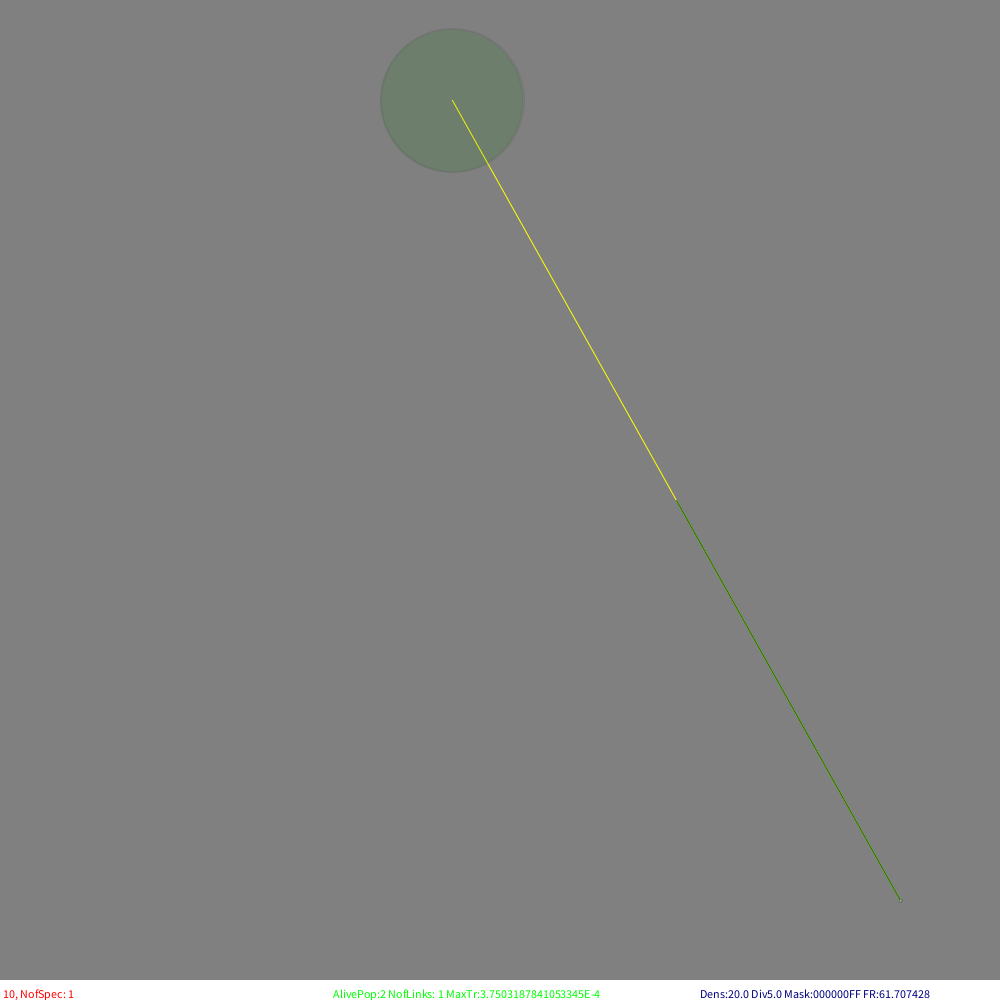
Frame 1 (no input)
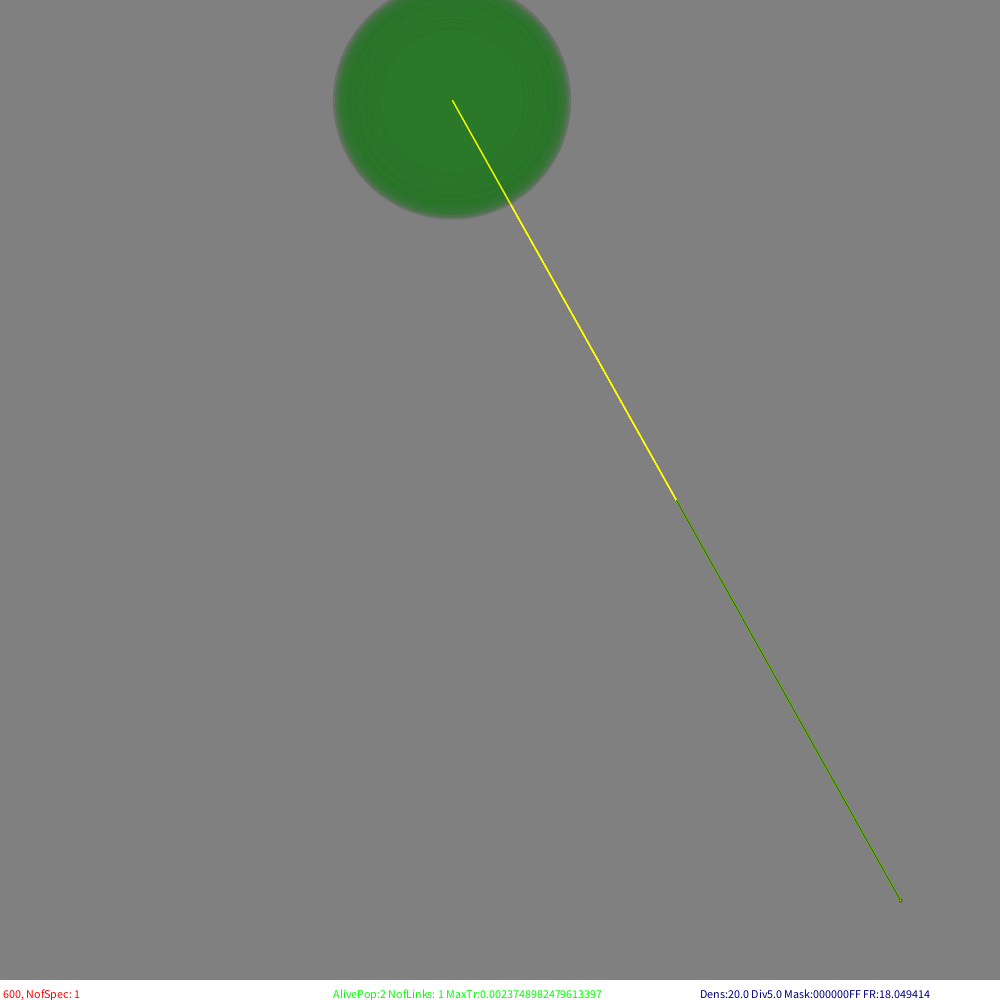
Frame 60 (the mouse pressed at the canvas centre just before this capture)
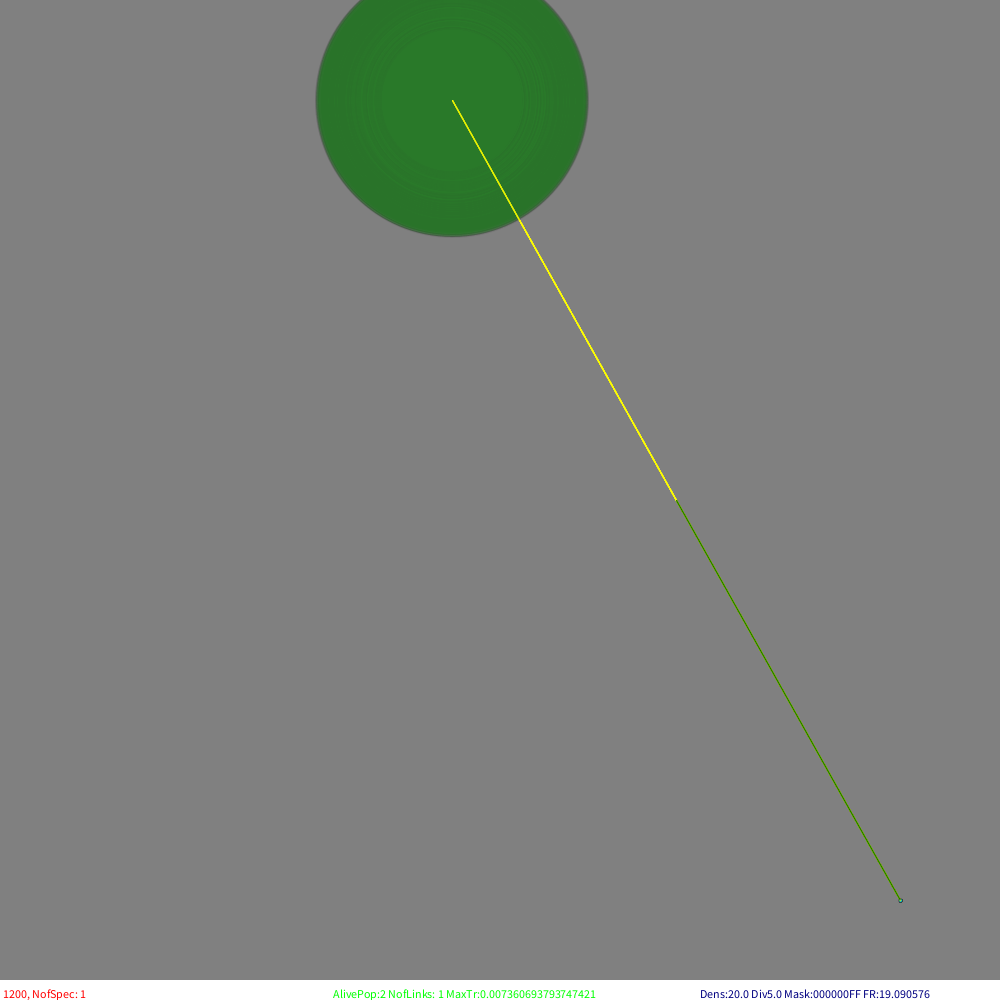
Frame 120 (the mouse held since frame 60 and released just before this capture)

The Processing sketch that drew these frames (run headless with seeded random() and noise(); from frame 60 on, the mouse is pressed at the canvas centre):

// Processing sketch: Populations5
// ── Populations5.pde
// BMLVN - Binary Masks Lotka-Voltera Network
//-////////////////////////////////////////////////////////////////////////////////////////////////
// v5 - umożliwienie trybu populacji zależnych od rozmiaru środowiska
//    - wprowadzenie inspekcji populacji
//    - możliwość zatrzymywania symulacji bez zatrzymywania wizualizacji
//    - wizualizacja wybranego węzła i jego połączeń wchodzących
// v4 - poprawione kolorowanie i rozmiarowanie blobów
//    - wprowadzone wyłączanie czerwonej składowej (synonimiczne ekologicznie)
//    - POCZĄTEK wprowadzania zalezności od pojemności środowiska
import java.util.Map;
final int MASK=0xff;//0xfff//0xff;//0x3f//0xf;  //Maska znaczących bitów kazdej charakterystyki
final int MASKBITS=8;//12//8;//6//4; //Ile bitów kazdej charakterystyki jest znaczących
final boolean allowSizeSyn=false;//Czy dopuszczamy mutowanie bitów "rozmiaru" czyli synonimiczne ekologicznie gatunki (czerwona składowa)

final int FIDBITS=0x70;//*MAX_INT & MASK*/ Jakie bity ma ustawione niesmiertelne źródło pokarmu ("komin hydrotermalny")
final float MUTATIONRATE=0.0001;//Jak czesto na krok powstaje mutant w populacji - 
final float LINKMINWEIGHT=0.05;//Jakie najsłabsze linki uznajemy za istniejące przy łączeniu populacji
final float MINSTART=2; //Startowy zasób "biomasy" populacji mutanta
final float FEEDPORTION=5000; //Ile biomasy zródła maksyymalnie przypływa na jednostkę czasu (jest randomizowane) 
final float TIMEQUANT=0.01; //Ile czasu modelu upływa w każdym kroku
final float TIMEDUMP=0.999; //Ile zasobów zostaje na skutek zużycia czasowego w każdym kroku
final double  VIRTENVSIZE=25000;//1024*1024?; //Ile "biomasy" jednego gatunku(?) miesci się maksymalnie w środowisku
final boolean CLEAN=true;    //Czy czyścić sieć z martwych populacji?

//Parametry wizualizacji
final int STEPperFRAME=10; //Ile kroków symulacji pomiędzy wizualizacjami
final int FRAMES=20;
final int startX=100;
final int startY=100;
final float size=800;
float BACKGROUNDDENSITY=10; //Im większa wartośc tym szybciej znika stara zawartośc rysunku 
float      VDENSITY=20;//Maksymalna intensywność pojedynczej krawędzi
float     DENSITYDIV=5;//Ponizej jakiej całkiem intensywności rezygnujemy z wświetlania < VDENSITY/DENSITYDIV
float   bubleRad=2;//Współczynnik proporcjonalności promienia bloba do pierwiastka z biomasy populacji
int     console=0;
boolean simulationRun=true;
boolean mutantConnVis=false;
boolean VISTRANSFERS=true;

class aSpecies //Informacja o gatunku
{
  int suscepBits;//susceptibility bits (maska "obrony")
  int activeBits;//activity bits (maska "ataku")
  int maxsize;
  float sizelog;//logarytm z maxsize przydatny do wizualizacji
  String _key=null;
  
  aSpecies(int tB,int sB,int ms)
   { suscepBits=tB;activeBits=sB;maxsize=ms;sizelog=log(1+ms);}
  aSpecies(aSpecies p)
   { suscepBits=p.suscepBits;activeBits=p.activeBits;maxsize=p.maxsize;sizelog=p.sizelog;}
  aSpecies()
   {suscepBits=0;activeBits=0;maxsize=0;sizelog=0;}
  String Key()
   {
     if(_key==null) 
     {
     int form=(MASKBITS+3)/4;
     _key=hex(suscepBits,form)+":"+hex(activeBits,form);
     if(allowSizeSyn)
         _key+=":"+hex(maxsize,form);
     }
     return _key;
   }
}

HashMap<String,aSpecies> speciesDictionary=new HashMap<String,aSpecies>();

class aPopulation //Informacja o populacji jakiegoś gatunku
{
  double biomas;
  double currincome;//wpływy troficzne w aktualnym kroku
  double currloss;//straty troficzne w aktualnym kroku
  
  aSpecies species; 
  aPopulation(aSpecies sp,float bim)
  { species=sp; biomas=bim;}
  aPopulation()
  { biomas=0; }
}

class aPopLink
{
  aPopulation source;//Kto jest eksploatowany
  aPopulation target;//Kto jest ekspluatującym
  double      weight;//Siła związku eksploatacji
  double   lasttransfer;//Do celów statystycznych
  aPopLink(aPopulation so,aPopulation ta,double w)
  {
    source=so;target=ta;weight=w;lasttransfer=0;
  }
}

class anArea //Obszar z wieloma populacjami
{
  ArrayList<aPopulation> populations;
  ArrayList<aPopLink>    trophNet;
  int alivePopulations=0;
  anArea()
  {
    populations=new ArrayList<aPopulation>(0);
    trophNet=new ArrayList<aPopLink>(0);
  }
  int findPopulOf(aSpecies what)//Znajduje populację danego gatunku
  {
    for(int i=0;i<populations.size();i++)
     if(populations.get(i).species==what)//To samo
      return i;
   
    return -1;//Nie ma
  }
  void addPopulation(aPopulation what,boolean test)
  {
    if(test
    && findPopulOf(what.species)>=0) //już jest
    return;//NIC NIE ROBIĆ!
    
    populations.add(what);//Dodajemy nową.
    makeConnections(this,what);//Funkcja tworząca połączenia troficzne dla nowej populacji 
  }
  boolean delPopulation(aPopulation what)
  {
    if(console>0) println("Removing ",what.species.Key());
    removeConnections(this,what);
    return populations.remove(what);//SUKCES or FAIL TODO CHECK
  }
  boolean delPopulation(int iwhat)
  {
    aPopulation what=populations.get(iwhat);
    if(what!=null)
    {
      if(console>0) println("Removing ",what.species.Key());
      removeConnections(this,what);
      populations.remove(iwhat);
      return true;//SUKCES
    }
    return false;//FAIL
  }
  //"Friends"
  //void makeConnections(anArea self,aPopulation what);
  //void removeConnections(anArea self,aPopulation what);
  //void createnewspecies(anArea self);//Powstawanie populacji przez mutację któregoś z bitów
  //void timeStep(anArea self) //Upływ czasy dla obszaru z populacjami
}

anArea island=new anArea(); //Pojemnik na zbiór populacji - na razie pojedynczy

void setup()
{
  //noSmooth();
  size(1000,1000);
  background(128); //Clear the window
  noStroke();
  noFill();
  frameRate(FRAMES); //frames per second
  
  //Simple feeding source. 
  /////////////////////////////////////////////////////////////
  //Zero oznacza że nie jest pełnoprawną częścią sieci
  aSpecies FID=new aSpecies( FIDBITS, 0 ,1);
  aPopulation FP=new aPopulation(FID,FEEDPORTION);
  println("Feed is ",FID.Key()," ofs:",FID.sizelog);
  island.addPopulation(FP,false);
  
  
  //Przodek czyli LUA. Nie może mieć żadnego zera
  //////////////////////////////////////////////////////
  aSpecies LUA=//new aSpecies( int(1+random(MAX_INT & MASK)) & MASK,int(1+random(MAX_INT & MASK)) & MASK,1);//random LUA
                new aSpecies( MASK, MASK ,1);//Full autotrophic LUA
  String luaKey=LUA.Key();
  println("LUA is ",luaKey," ofs:",LUA.sizelog);
  speciesDictionary.put(luaKey,LUA);
  island.addPopulation(new aPopulation(LUA,MINSTART),false);
  island.alivePopulations=2;
}

void keyPressed() 
{
  switch(key)
  {
  case 's': simulationRun=false; break;
  case 'r': simulationRun=true; break;
  case 'm': mutantConnVis=!mutantConnVis; break;
  case 'M': mutantConnVis=false; break;
  case ' ': VISTRANSFERS=!VISTRANSFERS; break;
  case ',': VDENSITY/=2;if(VDENSITY<10) VDENSITY=10;break;
  case '.': VDENSITY+=10;if(VDENSITY>255) VDENSITY=255;break;
  case '>': DENSITYDIV++;break;
  case '<': DENSITYDIV--;if(DENSITYDIV<2) DENSITYDIV=2;break;
  default:println("Command '"+key+"' unknown");break;
  }
}

void draw()
{
  if(island.alivePopulations<2) return;//Model się skończył przedwczesnie
  println(" Step: ",StepCounter, ": ");
  
  noStroke(); 
  fill(128,BACKGROUNDDENSITY);//TŁO mocno półprzejrzyste
  rect(0,0,width,height-20);
  if(StepCounter==0)
  {
      drawArea(island);
      println("first draw");
  }
  
  if(simulationRun)
    runSteps(STEPperFRAME);
  if(VISTRANSFERS) 
      drawTransfers(island);
  drawArea(island);
  
  noStroke();
  fill(255);
  rect(0,height-20,width,20);//STATUS LINE
  if(simulationRun)
      fill(255,0,0);
  else
      fill(0);
  text(StepCounter+", NofSpec: "+speciesDictionary.size(),3,height-2);
  fill(0,255,0);
  text("AlivePop:"+island.alivePopulations+" NofLinks: "+island.trophNet.size()+" MaxTr:"+maxTransfer,width/3,height-2);
  fill(0,0,128);
  text((VISTRANSFERS?"Dens:"+VDENSITY+" Div"+DENSITYDIV:" ")+" Mask:"+hex(MASK)+" FR:"+frameRate,700,height-2); 
  println();
}

double sqr(double a)
{
  return a*a;
}

int searchedX=-1;
int searchedY=-1;
aPopulation theSelected=null;
double minDist2=MAX_INT;
boolean Clicked=false;

void mouseClicked()
{
  Clicked=true;
  searchedX=mouseX;
  searchedY=mouseY;
}

void drawArea(anArea is)
{
  if(Clicked)//Żądanie zmiany wybranego
  {
     minDist2=MAX_INT;
     println("  Looking for ",searchedX,searchedY);
     Clicked=false;
  }
  noStroke();
  for(aPopulation popul: is.populations)
  {
    double b=popul.biomas;

    if(b>0.0)
    {
      float fSusc=popul.species.suscepBits;
      float fActi=popul.species.activeBits;
      float ofs=popul.species.sizelog;
      
      float x=(float)(startX+size*fSusc/MASK+ofs);
      float y=(float)(startY+size*fActi/MASK+ofs); 
      float SINT=255.0*((float)popul.species.maxsize/MASK);
      float XINT=255.0*(fSusc/MASK);
      float YINT=255.0*(fActi/MASK);
      
       //float R=(float)(1+Math.log(1.0+b)*bubleRad);
      float R=(float)(Math.sqrt(b)*bubleRad);
      if(R<1){ R=1; print(',');}//Musi być choc slad
      
      stroke(SINT,0,0,VDENSITY);//Trzeci chromosom - marker
      fill(SINT,XINT,YINT,VDENSITY);//"ciało"
      ellipse(x,y,R,R);
      if(popul.currincome>popul.currloss)
        stroke(255,255,0);
      else
        stroke(255,0,0);
      point(x,y);//"serce" 
      
      
      if(searchedX>0 && searchedY>0)
      {
        double dist2=Math.sqrt(sqr(x-searchedX)+sqr(y-searchedY));//Szukanie print(dist2,", ");
        if(dist2 < minDist2)
        {
          minDist2=dist2;        //print(" ? ");
          theSelected=popul;
        }
      }
      else //Jak już znalezione poprzednio
      if(popul==theSelected)
      {
        noFill(); stroke(255);
        ellipse(x,y,R+1,R+1);
        fill(128); noStroke();
        rect(0,0,400,25);
        fill(255);
        text(popul.species.Key()+" Bio: "+popul.biomas+"  "+binary(popul.species.suscepBits,MASKBITS)+":"+binary(popul.species.activeBits,MASKBITS),1,20);
      }
    }
    else
    {
      float ofs=popul.species.sizelog;
      float x=startX+size*((float)popul.species.suscepBits/MASK)+ofs;
      float y=startY+size*((float)popul.species.activeBits/MASK)+ofs;
      stroke(0,0,0);
      point(x,y); //print(".");
      noStroke();
    }
  }
  
  //NIE SZUKA DO NASTĘPNEGO KLIKNIECIA
  searchedX=-1;
  searchedY=-1;
}

void drawTransfers(anArea is)
{
  for(aPopLink lnk:is.trophNet)//Wizualizacja intereackji
  if(lnk.source.biomas>0
  && lnk.target.biomas>0 )//link jest istotny
  {
      float intensity=(float)(VDENSITY*(lnk.lasttransfer/maxTransfer));  
      if(lnk.target==theSelected
      || intensity>VDENSITY/DENSITYDIV )
      //&& intensity/DENSITYDIV>0)//Jak za dużo jest 
      {
        float of1=lnk.source.species.sizelog;
        float x1=startX+(float)(size*float(lnk.source.species.suscepBits)/MASK+of1);
        float y1=startY+(float)(size*float(lnk.source.species.activeBits)/MASK+of1);
        float of2=lnk.target.species.sizelog;
        float x2=startX+(float)(size*float(lnk.target.species.suscepBits)/MASK+of2);
        float y2=startY+(float)(size*float(lnk.target.species.activeBits)/MASK+of2);
        if(lnk.target==theSelected)//Trzeba (?) niestety powtórzyć sprawdzanie warunku
        {
          int inten=(int)(255*(lnk.lasttransfer/maxTransfer));
          stroke(inten,inten,inten);
          line(x1,y1,x2,y2);
          println("   ",lnk.lasttransfer,lnk.target.species.Key(),"<-",lnk.source.species.Key() );
        }
        if(lnk.lasttransfer>=maxTransfer)
        {
          intensity=255;
          stroke(intensity,intensity,0);
          println(" M ",lnk.lasttransfer,lnk.target.species.Key(),"<-",lnk.source.species.Key() );
        }
        else
        {
          //intensity/=DENSITYDIV;//Czy to konieczne?
          stroke(0,200,0,intensity);
        }
        line(x1,y1,x2,y2);
        stroke(0,100,0,intensity);
        line(x2,y2,(x1+x2)/2,(y1+y2)/2);
      }
  }
}

int StepCounter=0;
void runSteps(int NofS)
{
  for(int sc=0;sc<NofS;sc++)//odlicza kroki symulacji
  {
    StepCounter++;
    if(MUTATIONRATE>0) createnewspecies(island);
    timeStep(island); //Karmienie zewnętrznym zasobem o parametrach ustalonych (ważne parametry modelu) 
  }
}

int swithbit(int sou,int pos)//flip-flopuje bit na pozycji
{
  if(pos>=MASKBITS)
  {
    println(" Mutation autside BITMASK");
    return sou;
  }
  //Jest poprawny
  int bit=0x1<<pos;
  if(console>3) print(":"+bit+" ");
  return sou^bit;//xor should do the job?
}

void createnewspecies(anArea self)
{ //println("Who of us is able to mutate?");
  for(int i=1;i<self.populations.size();i++)//Musi być taka pętla bo mutacje modyfikują tablice populacji
  {
    aPopulation popul=self.populations.get(i);//Kolejna
    
    if(popul.biomas<=MINSTART //Zbyt małe populacje nie mutują
    || popul.species.suscepBits==0 
    || popul.species.activeBits==0)
    continue; //jeśli gdzieś jest 0 to nie jest prawdziwa populacja - nie może mutować
    //print("Mutation of...");
    
    if(VIRTENVSIZE>1)
    {
      if(random(1.0) > MUTATIONRATE * popul.biomas/popul.species.maxsize)//Liczba osobników w populacji zwiększa szanse mutacji
      {
        //println("Skipedd");
           continue;
      }
    }
    else //w przeciwnym wypadku ignorujemy wielkośc populacji
    {
      if(random(1.0)>MUTATIONRATE)
      {
        //println("Skipedd");
           continue;
      }
    }
    
    
    aSpecies newSpec=new aSpecies(popul.species);
    //JAK OKREŚLAMY GDZIE JEST MUTACJA?
    int bitpos=(allowSizeSyn?int(random(3*MASKBITS)):int(random(2*MASKBITS)));
    if(bitpos<MASKBITS) // int suscepBits;
    {
      newSpec.suscepBits=swithbit(newSpec.suscepBits,bitpos);
      if(newSpec.suscepBits==0) return; //KONSTRUKT ZABRONIONY
    }
    else
    if(bitpos<MASKBITS*2)// int activeBits;
    {
      newSpec.activeBits=swithbit(newSpec.activeBits,bitpos-MASKBITS);
      if(newSpec.activeBits==0) return; //KONSTRUKT ZABRONIONY
    }
    else
    if(bitpos<MASKBITS*3)// int maxsize;
    {
      newSpec.maxsize=swithbit(newSpec.maxsize,bitpos-MASKBITS*2);
      if(newSpec.maxsize==0) return; //KONSTRUKT ZABRONIONY
      newSpec.sizelog=log(1+newSpec.maxsize);
    }
    else
    {
      println(" WRONG MUTATION!");
      return;
    }
    
    //WSTAWIANIE NOWEJ POPULACJI
    String newKey=newSpec.Key();
    aSpecies test=speciesDictionary.get(newKey);//Czy już jest ten "gatunek"?
    if(test==null)
    {
      //popul.currloss+=MINSTART;//Czy to będzie efektywne? TODO NIE!!!
      popul.biomas-=MINSTART;
      speciesDictionary.put(newKey,newSpec);
      if(console>1) println("+"+newKey+" "+newSpec.sizelog+' ');
      else 
      if(console>=0) print("+");
      self.addPopulation(new aPopulation(newSpec,MINSTART),false);//już sprawdziliśmy że jest to nowy gatunek
    }
    else
    {
      int where=self.findPopulOf(test);
      if(where>=0) //JEST
      {
        aPopulation tmp=self.populations.get(where);
        if(tmp.biomas==0)
        {
          if(console>1) print("0");
        }
        else
          if(console>1) print("|");
        tmp.biomas+=MINSTART;//Dodajemy biomasy do istniejącej populacji (lub martwej)
        if(console>0) println(' '+newKey+" o!");
      }
      else
      {
        self.addPopulation(new aPopulation(test,MINSTART),false);//Dodajemy (ponownie) populacje do tego obszaru/wyspy
        if(console>1) println("->Recreaction of population!!!");
        else
        if(console>=0) print('R');
      }
    }
  }
}

void removeConnections(anArea self,aPopulation what)
//Funkcja usuwająca wszystkie powiązania danej populacji przed jej usunięciem z listy
{
  int ileBylo=self.trophNet.size();
  for(int i=0;i<self.trophNet.size();i++)
  {
    aPopLink lnk=self.trophNet.get(i);
    if(lnk.source==what
    || lnk.target==what)
    {
      if(console>0) println("Remove ",lnk.source.species.Key(),"->",lnk.target.species.Key() );
      self.trophNet.remove(lnk);
      i--;
    }
  }
  if(console>1) println(' ',self.trophNet.size()-ileBylo," links");
}

void makeConnections(anArea self,aPopulation what)
//Funkcja tworząca połączenia troficzne dla nowej populacji 
{
  strokeWeight(2); 
  int ileBylo=self.trophNet.size();
  if(console>1) print(what.species.Key()," Bio:",what.biomas,' ');
  aSpecies mySpec=what.species;
  
  int susceptibility=mySpec.suscepBits & MASK;//Dla pewności ;-)
  int activity=mySpec.activeBits & MASK;
  float ofs=what.species.sizelog;
  
  aSpecies othSpec;
  for(aPopulation popul: self.populations)
  if((othSpec=popul.species)!=mySpec)//Interakcje populacji samej ze sobą są bez sensu merytorycznego
  {
      int othsusceptibility=othSpec.suscepBits & MASK;//MASK dla pewności ;-)
      int othactivity=othSpec.activeBits & MASK;
      //Waga związku danej populacji do nowej (what)
      double Wd=(othsusceptibility & activity)/((double)(activity))*((othsusceptibility & activity)/((double)(othsusceptibility)));
      //Waga związku nowej populacji do danej
      double Wr=(susceptibility & othactivity)/((double)(othactivity))*((susceptibility & othactivity)/((double)(susceptibility)));
      if(Wd>LINKMINWEIGHT) 
      {
          //println("Add ",Wd,mySpec.Key(),"->",popul.species.Key() );
          self.trophNet.add(  new aPopLink(popul,what,Wd) );//związek danej populacji do nowej (what)
      }
      if(Wr>LINKMINWEIGHT) 
      {
          //println("Add ",Wr,mySpec.Key(),"<-",popul.species.Key() );
          self.trophNet.add(  new aPopLink(what,popul,Wr) );//związek nowej populacji do danej
      }
      //New mutant relations visualisation
      if(mutantConnVis
      && popul.biomas>0)
      {
        if(Wd>LINKMINWEIGHT || Wr>LINKMINWEIGHT)//Wstępny test
        {
          float x1=startX+(float)(size*float(susceptibility)/MASK+ofs);
          float y1=startY+(float)(size*float(activity)/MASK+ofs);
          float ofo=othSpec.sizelog;
          float x2=startX+(float)(size*float(othsusceptibility)/MASK+ofo);
          float y2=startY+(float)(size*float(othactivity)/MASK+ofo);
          //String mark=(Wd>Wr*10?">>":(Wr>Wd*10?"<<":"~~"));
          //println(x1,y1,x2,y2,Wd,mark,Wr);
          if(Wd*VDENSITY>VDENSITY/DENSITYDIV)//Sterowanie dokładnościa prezentacji linków
          {
            stroke(255,0,0,(float)(Wd*VDENSITY));
            line(x1,y1,x2,y2);
            stroke(255,255,0,(float)(Wd*VDENSITY));
            line(x2,y2,(x2+x1)/2,(y2+y1)/2);
          }
          if(Wr*VDENSITY>VDENSITY/DENSITYDIV)
          {
            stroke(255,0,0,(float)(Wr*VDENSITY));
            line(x2,y2,x1,y1);
            stroke(255,255,0,(float)(Wr*VDENSITY));
            line(x1,y1,(x2+x1)/2,(y2+y1)/2);
          }
        }
      }
  }
  strokeWeight(1);
  if(console>1) println('+',self.trophNet.size()-ileBylo," links");
}

/*
class aPopLink
{
  aPopulation source;//Kto jest eksploatowany
  aPopulation target;//Kto jest ekspluatującym
  double      weight;//Siła związku eksploatacji
  aPopLink(aPopulation so,aPopulation ta,double w)
  {
    source=so;target=ta;weight=w;
  }
}
*/

double maxTransfer=0;
void timeStep(anArea self) //Upływ czasu dla obszaru z populacjami
{  
  for(aPopulation popul: self.populations)
  { //Zerowanie "buforów interakcji"
    popul.currincome=0;
    popul.currloss=0;
  }
  
  maxTransfer=0;
  for(aPopLink lnk:self.trophNet)//Obliczenie wszystkich interakcji
  if(lnk.source.biomas>0
  && lnk.target.biomas>0 )//link jest istotny
  { //TIMEQUANT!
    double transfer=lnk.weight*lnk.source.biomas*TIMEQUANT;
    if(VIRTENVSIZE>1) //Jeśli istotny jest współczynnik kontaktu populacji ze sobą
      transfer*=lnk.source.biomas/VIRTENVSIZE*lnk.target.biomas/VIRTENVSIZE;
    if(transfer>maxTransfer) 
            maxTransfer=transfer;
    //println("Tr:",transfer,' ');
    lnk.lasttransfer=transfer;
    lnk.target.currincome+=transfer;
    lnk.source.currloss+=transfer;
  }
  
  //Karmienie zewnętrznym zasobem o parametrach ustalonych (ważne parametry modelu) 
  //Najprostrza wersja - jedno źródło podstawowe
  self.populations.get(0).currincome=random(FEEDPORTION)*TIMEQUANT;//Samo się doda za chwilę
  if(console>1) print(self.populations.get(0).currloss,self.populations.get(0).currincome);//Jak z wykożystaniem pokarmu
  if(self.populations.get(0).biomas<=0)
  {
    self.populations.get(0).biomas=1;//Zrodlo zewnetrzne jest niesmiertelne!
    if(console>0) print(" !!! ");
  }
  
  //Podsumowanie interakcji 
  for(aPopulation popul: self.populations)
  if(popul.biomas>0)//jeszcze jest to istotna populacja
  { //TIMEQUANT!
    popul.biomas+=popul.currincome;
    popul.biomas-=popul.currloss;
  }
  
  if(console>3) 
     print("Source biomas A:",self.populations.get(0).biomas);
  
  //...i upływu czasu
  self.alivePopulations=0;
  for(aPopulation popul: self.populations)
  if(popul.biomas>0)//nadal jeszcze jest istotny
  {
    popul.biomas=popul.biomas*TIMEDUMP;
    if(popul.biomas<1) 
        popul.biomas=0;
    else
        self.alivePopulations++;
        
    if(VIRTENVSIZE>1
    && popul.biomas>VIRTENVSIZE)
      popul.biomas=VIRTENVSIZE;
  }
  
  if(CLEAN)//Mniejsza lub równa zero!?
  for(int i=1;i<self.populations.size();i++)
  {
    if(self.populations.get(i).biomas<=0
    && self.delPopulation(i) )
    {
      if(console>=0)print('-'); 
        i--;
    }
  }
  
  if(console>2) 
    println(" Source biomas B:",self.populations.get(0).biomas);
}

//-/////////////////////////////////////////////////////////////////////////////////////////
//  https://www.researchgate.net/profile/WOJCIECH_BORKOWSKI
//-/////////////////////////////////////////////////////////////////////////////////////////
